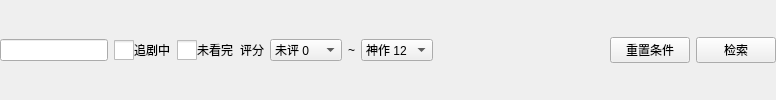
        <widget class="QWidget" name="widget_FindTv" native="true">
         <property name="minimumSize">
          <size>
           <width>0</width>
           <height>0</height>
          </size>
         </property>
         <property name="styleSheet">
          <string notr="true"/>
         </property>
         <layout class="QHBoxLayout" name="horizontalLayout_8">
          <property name="leftMargin">
           <number>0</number>
          </property>
          <property name="topMargin">
           <number>0</number>
          </property>
          <property name="rightMargin">
           <number>0</number>
          </property>
          <property name="bottomMargin">
           <number>0</number>
          </property>
          <item>
           <widget class="QLineEdit" name="lineEdit_FindTvName"/>
          </item>
          <item>
           <widget class="QCheckBox" name="checkBox_FindTvZhuiju">
            <property name="styleSheet">
             <string notr="true">QCheckBox
{
  spacing: 0px;
}
QCheckBox::indicator
{
  width: 20px;
  height: 20px;
}
QCheckBox::indicator:checked:enabled
{
  image:url(:/File/img/box_check_enable.png);
}
QCheckBox::indicator:unchecked:enabled
{
  image:url(:/File/img/box_uncheck_enable.png);
}
QCheckBox::indicator:unchecked:disabled
{
  image:url(:/File/img/box_uncheck_disable.png);
}</string>
            </property>
            <property name="text">
             <string>追剧中</string>
            </property>
           </widget>
          </item>
          <item>
           <widget class="QCheckBox" name="checkBox_FindTvNotsee">
            <property name="styleSheet">
             <string notr="true">QCheckBox
{
  spacing: 0px;
}
QCheckBox::indicator
{
  width: 20px;
  height: 20px;
}
QCheckBox::indicator:checked:enabled
{
  image:url(:/File/img/box_check_enable.png);
}
QCheckBox::indicator:unchecked:enabled
{
  image:url(:/File/img/box_uncheck_enable.png);
}
QCheckBox::indicator:unchecked:disabled
{
  image:url(:/File/img/box_uncheck_disable.png);
}</string>
            </property>
            <property name="text">
             <string>未看完</string>
            </property>
           </widget>
          </item>
          <item>
           <widget class="QLabel" name="label_FindTvPoint">
            <property name="text">
             <string>评分</string>
            </property>
           </widget>
          </item>
          <item>
           <widget class="QComboBox" name="comboBox_FindTvPointA">
            <property name="minimumSize">
             <size>
              <width>72</width>
              <height>0</height>
             </size>
            </property>
            <property name="maxVisibleItems">
             <number>13</number>
            </property>
            <item>
             <property name="text">
              <string>未评 0</string>
             </property>
            </item>
            <item>
             <property name="text">
              <string>烂作 1</string>
             </property>
            </item>
            <item>
             <property name="text">
              <string>不行 2</string>
             </property>
            </item>
            <item>
             <property name="text">
              <string>极差 3</string>
             </property>
            </item>
            <item>
             <property name="text">
              <string>很差 4</string>
             </property>
            </item>
            <item>
             <property name="text">
              <string>略差 5</string>
             </property>
            </item>
            <item>
             <property name="text">
              <string>及格 6</string>
             </property>
            </item>
            <item>
             <property name="text">
              <string>海星 7</string>
             </property>
            </item>
            <item>
             <property name="text">
              <string>一般 8</string>
             </property>
            </item>
            <item>
             <property name="text">
              <string>很好 9</string>
             </property>
            </item>
            <item>
             <property name="text">
              <string>完美 10</string>
             </property>
            </item>
            <item>
             <property name="text">
              <string>极好 11</string>
             </property>
            </item>
            <item>
             <property name="text">
              <string>神作 12</string>
             </property>
            </item>
           </widget>
          </item>
          <item>
           <widget class="QLabel" name="label_FindTvPointTo">
            <property name="text">
             <string notr="true">~</string>
            </property>
           </widget>
          </item>
          <item>
           <widget class="QComboBox" name="comboBox_FindTvPointB">
            <property name="minimumSize">
             <size>
              <width>72</width>
              <height>0</height>
             </size>
            </property>
            <property name="currentIndex">
             <number>12</number>
            </property>
            <property name="maxVisibleItems">
             <number>13</number>
            </property>
            <item>
             <property name="text">
              <string>未评 0</string>
             </property>
            </item>
            <item>
             <property name="text">
              <string>烂作 1</string>
             </property>
            </item>
            <item>
             <property name="text">
              <string>不行 2</string>
             </property>
            </item>
            <item>
             <property name="text">
              <string>极差 3</string>
             </property>
            </item>
            <item>
             <property name="text">
              <string>很差 4</string>
             </property>
            </item>
            <item>
             <property name="text">
              <string>略差 5</string>
             </property>
            </item>
            <item>
             <property name="text">
              <string>及格 6</string>
             </property>
            </item>
            <item>
             <property name="text">
              <string>海星 7</string>
             </property>
            </item>
            <item>
             <property name="text">
              <string>一般 8</string>
             </property>
            </item>
            <item>
             <property name="text">
              <string>很好 9</string>
             </property>
            </item>
            <item>
             <property name="text">
              <string>完美 10</string>
             </property>
            </item>
            <item>
             <property name="text">
              <string>极好 11</string>
             </property>
            </item>
            <item>
             <property name="text">
              <string>神作 12</string>
             </property>
            </item>
           </widget>
          </item>
          <item>
           <spacer name="hSpacer_FindTv">
            <property name="orientation">
             <enum>Qt::Horizontal</enum>
            </property>
            <property name="sizeHint" stdset="0">
             <size>
              <width>171</width>
              <height>20</height>
             </size>
            </property>
           </spacer>
          </item>
          <item>
           <widget class="QPushButton" name="pushButton_FindTvReset">
            <property name="text">
             <string>重置条件</string>
            </property>
           </widget>
          </item>
          <item>
           <widget class="QPushButton" name="pushButton_FindTv">
            <property name="text">
             <string>检索</string>
            </property>
           </widget>
          </item>
         </layout>
        </widget>
